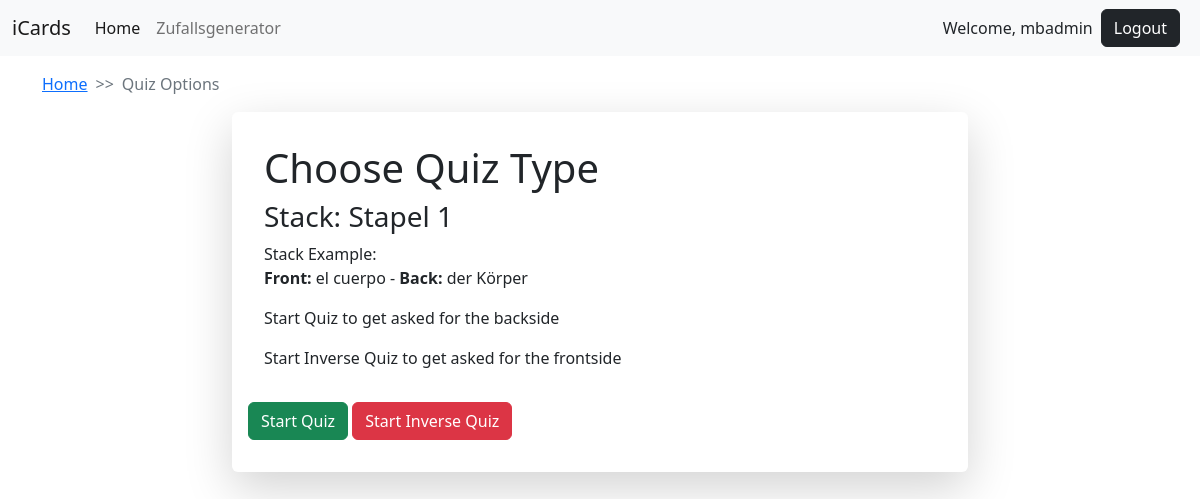
/quiz_options/1/ (signed in), run on the app's committed database.
### icards/models.py (models this page shows, shortened)
class Stack(models.Model):
    name = models.CharField(max_length=255)
    user = models.ForeignKey(User, on_delete=models.CASCADE)
    created_at = models.DateTimeField(auto_now_add=True)
    last_quiz_timestamp = models.DateTimeField(null=True, blank=True)  #

class Card(models.Model):
    front = models.CharField(max_length=1000)
    back = models.CharField(max_length=1000)
    front_desc = models.CharField(max_length=1000, blank=True, null=True)
    back_desc = models.CharField(max_length=1000, blank=True, null=True)
    user = models.ForeignKey(User, on_delete=models.CASCADE)
    stack = models.ForeignKey(
        Stack, on_delete=models.CASCADE, related_name='cards')
    created_at = models.DateTimeField(default=timezone.now)  # Timestamp field
    correct_answers = models.PositiveIntegerField(default=0)
    incorrect_answers = models.PositiveIntegerField(default=0)
    quiz_results = models.TextField(default='')
    last_quiz_timestamp = models.DateTimeField(blank=True, null=True)  # Timestamp of the last quiz

### icards/views.py (the view)
class QuizOptionsView(LoginRequiredMixin, View):
    template_name = 'icards/quiz_options.html'
    def get(self, request, *args, **kwargs):
        stack_id = kwargs.get('stack_id')
        stack = get_object_or_404(Stack, id=stack_id, user=request.user)
        first_card = Card.objects.filter(stack=stack).first()
        context = {
            'stack': stack,
            'first_card': first_card
        }
        return render(request, self.template_name, context)

### icards/templates/icards/quiz_options.html (shortened to what this page needs)
{% extends 'profiles/base.html' %}
{% block content %}
<head>
</head>
<section class="container my-3">
    <nav aria-label="breadcrumb">
        <ol class="breadcrumb">
            <li class="breadcrumb-item"><a href="{% url 'icards:home' %}">Home</a></li>
            <li class="breadcrumb-item active" aria-current="page">Quiz Options</li>
        </ol>
    </nav>
    <div class="row justify-content-center">
        <div class="col-md-8">
            <div class="card mb-1 border-0 shadow-lg p-3 bg-body rounded">
                <div class="card-body">
                    <div class="card-title">
                        <h1>Choose Quiz Type</h1>
                        <h3>Stack: {{ stack.name }}</h3>
                    </div>
                    {% if first_card %}
                            <div class="card-text">Stack Example:
                                <p><strong>Front:</strong> {{ first_card.front }} - <strong>Back:</strong> {{ first_card.back }}</p>
                                <p>Start Quiz to get asked for the backside</p>
                                <p>Start Inverse Quiz to get asked for the frontside</p>
                            </div>
                        </div>
                    {% else %}
                        <p>No cards available in this stack.</p>
                    {% endif %}
                    <div class="mb-3">
                    <a href="{% url 'icards:start_quiz' stack.id %}" class="btn btn-success">Start Quiz</a>
                    <a href="{% url 'icards:start_inverse_quiz' stack.id %}" class="btn btn-danger">Start Inverse Quiz</a>
                    </div>
                </div>
            </div>
        </div>
</section>
{% endblock %}

### profiles/templates/profiles/navbar.html (shortened to what this page needs)
<nav class="navbar navbar-expand-lg bg-light">
  <div class="container-fluid">
    <a class="navbar-brand" href="{% url 'icards:home' %}">iCards</a>
    <div class="collapse navbar-collapse" id="navbarSupportedContent">
      <ul class="navbar-nav me-auto mb-2 mb-lg-0">
        <li class="nav-item">
          <a class="nav-link active" aria-current="page" href="{% url 'icards:home' %}">Home</a>
        </li>
        <li class="nav-item">
          <a class="nav-link" href="{% url 'icards:random_direction' %}">Zufallsgenerator</a>
        </li>
      </ul>
      {% if user.is_authenticated %}
      <li class="nav-item nav-link">
        Welcome, {{ user.username }}
      </li>
      <li class="nav-item nav-link">
        <form action="{% url 'profiles:logout' %}" method="post" style="display:inline;">
          <button class="btn btn-dark mx-2" type="submit">Logout</button>
        </form>
      </li>
      {% else %}
        <li class="d-flex nav-item">
          <a class="nav-link" href="{% url 'profiles:login' %}">Login</a>
          <span class="nav-link mx-2">|</span>
          <a class="nav-link" href="{% url 'profiles:register' %}">Register</a>
        </li>
      {% endif %}
    </div>
  </div>
</nav>

### icards/templates/icards/quiz_options.html (style rules this page uses)
.breadcrumb-item + .breadcrumb-item::before { content: ">>"; padding: 0.1 0.1rem; color: #6c757d; }

### data on the page
Stack: name "Stapel 1"
Card: front "el cuerpo", back "der Körper"

### other printed values
{{ user.username }} "mbadmin"
